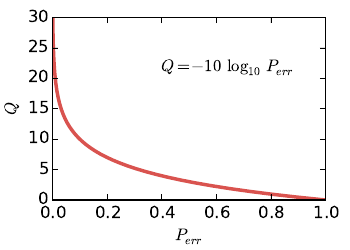

Write Python code to recreate this figure.
#!/usr/bin/env python

import matplotlib as mpl
mpl.use('Agg')
import matplotlib.pyplot as plt
import math


n = 1000
p = []
q = []

for i in range(n-1):
    p.append((i+1)*1.0/n)
    q.append(-10*math.log10(p[-1]))

fig = plt.figure(figsize=(3.5,2.5))
ax1 = fig.add_subplot(111)
ax1.plot(p,q, color='#d9534f',lw=2.5)
ax1.set_xlabel(r'$P_{err}$')
ax1.set_ylabel(r'$Q$')
ax1.set_xlim(0,1)
ax1.annotate(r'$Q = -10\,\log_{10}\, P_{err}$',xy=(0.4,0.7),xycoords='axes fraction')
plt.subplots_adjust(left=0.15,right=0.93,bottom=0.2,top=0.93)
plt.savefig('img/phred-score.pdf')


p = []
q = []
for i in range(n-1):
    p.append((i+1)*1.0/n)
    q.append(-10*math.log10(1-p[-1]))

fig = plt.figure(figsize=(3.5,2.5))
ax1 = fig.add_subplot(111)
ax1.plot(p,q, color='#d9534f',lw=2.5)
ax1.set_xlabel(r'$P(G|D)$')
ax1.set_ylabel(r'$Q$')
ax1.set_xlim(0,1)
ax1.annotate(r'$Q = -10\,\log_{10}\,[1 - P(G|D)]$',xy=(0.2,0.7),xycoords='axes fraction')
plt.subplots_adjust(left=0.15,right=0.93,bottom=0.2,top=0.93)
plt.savefig('img/phred-score-pdg.pdf')


plt.close()


